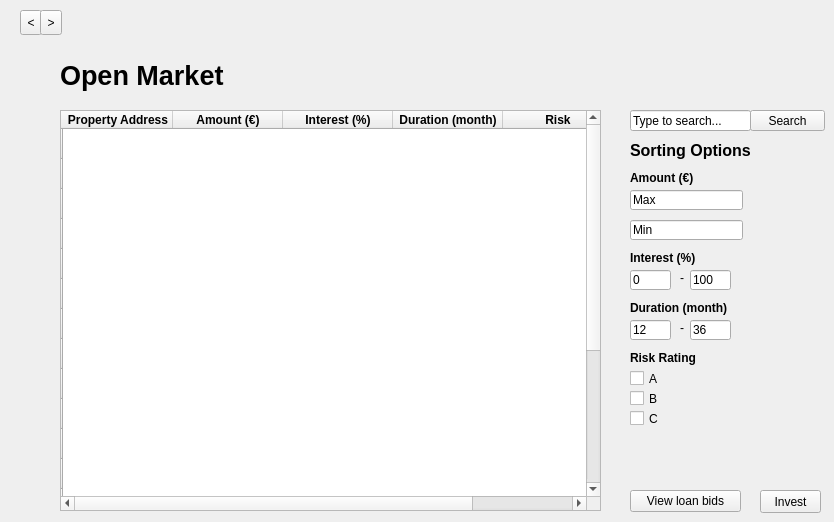
  <widget class="QWidget" name="open_market_page">
   <widget class="QLineEdit" name="openmarket_duration2_lineedit">
    <property name="geometry">
     <rect>
      <x>690</x>
      <y>320</y>
      <width>41</width>
      <height>20</height>
     </rect>
    </property>
    <property name="text">
     <string>36</string>
    </property>
   </widget>
   <widget class="QLineEdit" name="openmarket_search_lineedit">
    <property name="geometry">
     <rect>
      <x>630</x>
      <y>110</y>
      <width>121</width>
      <height>21</height>
     </rect>
    </property>
    <property name="text">
     <string>Type to search...</string>
    </property>
   </widget>
   <widget class="QLabel" name="openmarket_rating_label">
    <property name="geometry">
     <rect>
      <x>630</x>
      <y>350</y>
      <width>71</width>
      <height>16</height>
     </rect>
    </property>
    <property name="font">
     <font>
      <weight>75</weight>
      <bold>true</bold>
     </font>
    </property>
    <property name="text">
     <string>Risk Rating</string>
    </property>
   </widget>
   <widget class="QPushButton" name="openmarket_search_pushbutton">
    <property name="geometry">
     <rect>
      <x>750</x>
      <y>110</y>
      <width>75</width>
      <height>21</height>
     </rect>
    </property>
    <property name="text">
     <string>Search</string>
    </property>
   </widget>
   <widget class="QCheckBox" name="openmarket_rating_checkbox_a">
    <property name="geometry">
     <rect>
      <x>630</x>
      <y>370</y>
      <width>70</width>
      <height>17</height>
     </rect>
    </property>
    <property name="text">
     <string>A</string>
    </property>
   </widget>
   <widget class="QLabel" name="openmarket_title_label">
    <property name="geometry">
     <rect>
      <x>60</x>
      <y>60</y>
      <width>311</width>
      <height>31</height>
     </rect>
    </property>
    <property name="font">
     <font>
      <pointsize>20</pointsize>
      <weight>75</weight>
      <bold>true</bold>
     </font>
    </property>
    <property name="text">
     <string>Open Market</string>
    </property>
   </widget>
   <widget class="QLabel" name="openmarket_interest_dash_label">
    <property name="geometry">
     <rect>
      <x>680</x>
      <y>270</y>
      <width>16</width>
      <height>16</height>
     </rect>
    </property>
    <property name="text">
     <string>-</string>
    </property>
   </widget>
   <widget class="QLabel" name="openmarket_duration_label">
    <property name="geometry">
     <rect>
      <x>630</x>
      <y>300</y>
      <width>141</width>
      <height>16</height>
     </rect>
    </property>
    <property name="font">
     <font>
      <weight>75</weight>
      <bold>true</bold>
     </font>
    </property>
    <property name="text">
     <string>Duration (month)</string>
    </property>
   </widget>
   <widget class="QPushButton" name="openmarket_invest_pushbutton">
    <property name="geometry">
     <rect>
      <x>760</x>
      <y>490</y>
      <width>61</width>
      <height>23</height>
     </rect>
    </property>
    <property name="text">
     <string>Invest</string>
    </property>
   </widget>
   <widget class="QLabel" name="openmarket_duration_dash_label">
    <property name="geometry">
     <rect>
      <x>680</x>
      <y>320</y>
      <width>16</width>
      <height>16</height>
     </rect>
    </property>
    <property name="text">
     <string>-</string>
    </property>
   </widget>
   <widget class="QLineEdit" name="openmarket_interest1_lineedit">
    <property name="geometry">
     <rect>
      <x>630</x>
      <y>270</y>
      <width>41</width>
      <height>20</height>
     </rect>
    </property>
    <property name="text">
     <string>0</string>
    </property>
   </widget>
   <widget class="QLabel" name="openmarket_interest_label">
    <property name="geometry">
     <rect>
      <x>630</x>
      <y>250</y>
      <width>81</width>
      <height>16</height>
     </rect>
    </property>
    <property name="font">
     <font>
      <weight>75</weight>
      <bold>true</bold>
     </font>
    </property>
    <property name="text">
     <string>Interest (%)</string>
    </property>
   </widget>
   <widget class="QLineEdit" name="openmarket_max_amount_lineedit">
    <property name="geometry">
     <rect>
      <x>630</x>
      <y>190</y>
      <width>113</width>
      <height>20</height>
     </rect>
    </property>
    <property name="text">
     <string>Max</string>
    </property>
   </widget>
   <widget class="QLabel" name="openmarket_sorting_options_label">
    <property name="geometry">
     <rect>
      <x>630</x>
      <y>140</y>
      <width>161</width>
      <height>21</height>
     </rect>
    </property>
    <property name="font">
     <font>
      <pointsize>12</pointsize>
      <weight>75</weight>
      <bold>true</bold>
     </font>
    </property>
    <property name="text">
     <string>Sorting Options</string>
    </property>
   </widget>
   <widget class="QTableWidget" name="openmarket_open_market_table">
    <property name="geometry">
     <rect>
      <x>60</x>
      <y>110</y>
      <width>541</width>
      <height>401</height>
     </rect>
    </property>
    <property name="maximumSize">
     <size>
      <width>641</width>
      <height>16777215</height>
     </size>
    </property>
    <property name="font">
     <font>
      <weight>75</weight>
      <bold>true</bold>
     </font>
    </property>
    <property name="editTriggers">
     <set>QAbstractItemView::NoEditTriggers</set>
    </property>
    <property name="alternatingRowColors">
     <bool>false</bool>
    </property>
    <property name="selectionMode">
     <enum>QAbstractItemView::SingleSelection</enum>
    </property>
    <property name="selectionBehavior">
     <enum>QAbstractItemView::SelectRows</enum>
    </property>
    <property name="showGrid">
     <bool>false</bool>
    </property>
    <property name="gridStyle">
     <enum>Qt::DotLine</enum>
    </property>
    <attribute name="horizontalHeaderDefaultSectionSize">
     <number>110</number>
    </attribute>
    <attribute name="horizontalHeaderStretchLastSection">
     <bool>true</bool>
    </attribute>
    <attribute name="verticalHeaderStretchLastSection">
     <bool>false</bool>
    </attribute>
    <row>
     <property name="text">
      <string/>
     </property>
    </row>
    <row>
     <property name="text">
      <string/>
     </property>
    </row>
    <row>
     <property name="text">
      <string/>
     </property>
    </row>
    <row>
     <property name="text">
      <string/>
     </property>
    </row>
    <row>
     <property name="text">
      <string/>
     </property>
    </row>
    <row>
     <property name="text">
      <string/>
     </property>
    </row>
    <row>
     <property name="text">
      <string/>
     </property>
    </row>
    <row>
     <property name="text">
      <string/>
     </property>
    </row>
    <row>
     <property name="text">
      <string/>
     </property>
    </row>
    <row>
     <property name="text">
      <string/>
     </property>
    </row>
    <row>
     <property name="text">
      <string/>
     </property>
    </row>
    <row>
     <property name="text">
      <string/>
     </property>
    </row>
    <row>
     <property name="text">
      <string/>
     </property>
    </row>
    <row>
     <property name="text">
      <string/>
     </property>
    </row>
    <row>
     <property name="text">
      <string/>
     </property>
    </row>
    <row>
     <property name="text">
      <string/>
     </property>
    </row>
    <row>
     <property name="text">
      <string/>
     </property>
    </row>
    <row>
     <property name="text">
      <string/>
     </property>
    </row>
    <row>
     <property name="text">
      <string/>
     </property>
    </row>
    <column>
     <property name="text">
      <string>Property Address</string>
     </property>
    </column>
    <column>
     <property name="text">
      <string>Amount (€)</string>
     </property>
     <property name="font">
      <font>
       <weight>75</weight>
       <bold>true</bold>
      </font>
     </property>
    </column>
    <column>
     <property name="text">
      <string>Interest (%)</string>
     </property>
     <property name="font">
      <font>
       <weight>75</weight>
       <bold>true</bold>
      </font>
     </property>
    </column>
    <column>
     <property name="text">
      <string>Duration (month)</string>
     </property>
     <property name="font">
      <font>
       <weight>75</weight>
       <bold>true</bold>
      </font>
     </property>
    </column>
    <column>
     <property name="text">
      <string>Risk</string>
     </property>
     <property name="font">
      <font>
       <weight>75</weight>
       <bold>true</bold>
      </font>
     </property>
    </column>
   </widget>
   <widget class="QLabel" name="openmarket_amount_label">
    <property name="geometry">
     <rect>
      <x>630</x>
      <y>170</y>
      <width>121</width>
      <height>16</height>
     </rect>
    </property>
    <property name="font">
     <font>
      <weight>75</weight>
      <bold>true</bold>
     </font>
    </property>
    <property name="text">
     <string>Amount (€)</string>
    </property>
   </widget>
   <widget class="QPushButton" name="openmarket_view_loan_bids_pushbutton">
    <property name="geometry">
     <rect>
      <x>630</x>
      <y>490</y>
      <width>111</width>
      <height>22</height>
     </rect>
    </property>
    <property name="text">
     <string>View loan bids</string>
    </property>
   </widget>
   <widget class="QCheckBox" name="openmarket_rating_checkbox_b">
    <property name="geometry">
     <rect>
      <x>630</x>
      <y>390</y>
      <width>70</width>
      <height>17</height>
     </rect>
    </property>
    <property name="text">
     <string>B</string>
    </property>
   </widget>
   <widget class="QCheckBox" name="openmarket_rating_checkbox_c">
    <property name="geometry">
     <rect>
      <x>630</x>
      <y>410</y>
      <width>70</width>
      <height>17</height>
     </rect>
    </property>
    <property name="text">
     <string>C</string>
    </property>
   </widget>
   <widget class="QLineEdit" name="openmarket_interest2_lineedit">
    <property name="geometry">
     <rect>
      <x>690</x>
      <y>270</y>
      <width>41</width>
      <height>20</height>
     </rect>
    </property>
    <property name="text">
     <string>100</string>
    </property>
   </widget>
   <widget class="QLineEdit" name="openmarket_duration1_lineedit">
    <property name="geometry">
     <rect>
      <x>630</x>
      <y>320</y>
      <width>41</width>
      <height>20</height>
     </rect>
    </property>
    <property name="text">
     <string>12</string>
    </property>
   </widget>
   <widget class="QLineEdit" name="openmarket_min_amount_lineedit">
    <property name="geometry">
     <rect>
      <x>630</x>
      <y>220</y>
      <width>113</width>
      <height>20</height>
     </rect>
    </property>
    <property name="text">
     <string>Min</string>
    </property>
   </widget>
   <widget class="QToolButton" name="prev_7">
    <property name="geometry">
     <rect>
      <x>20</x>
      <y>10</y>
      <width>22</width>
      <height>25</height>
     </rect>
    </property>
    <property name="text">
     <string>&lt;</string>
    </property>
   </widget>
   <widget class="QToolButton" name="next_7">
    <property name="geometry">
     <rect>
      <x>40</x>
      <y>10</y>
      <width>22</width>
      <height>25</height>
     </rect>
    </property>
    <property name="text">
     <string>&gt;</string>
    </property>
   </widget>
  </widget>
